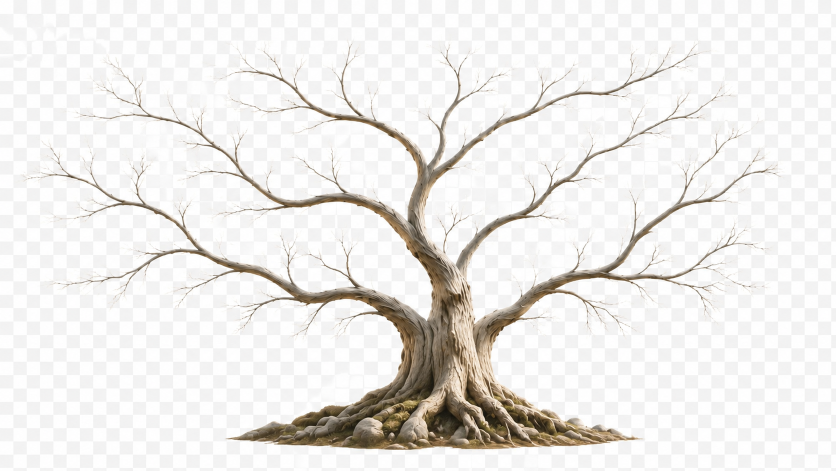
#> input picture src/assets/family-tree/processed/ChatGPT Image Jul 1, 2026, 12_03_34 AM.png, 1672 x 941 px, found by its file name (shown at 1/2 size)
$ python process_chatgpt_trunk.py
#> lines starting #> are read from the running program, lines starting #| are printed output that depends on the picture; after the words box and inside, x2 and y2 are one past the last pixel; in counts of white or black regions, pixels touching at a corner belong together
#!/usr/bin/env python3
"""One-off: clean checkerboard from ChatGPT trunk replacement image."""

from __future__ import annotations

import shutil
import sys
from collections import Counter, deque
from pathlib import Path

import numpy as np
from PIL import Image

ROOT = Path(__file__).resolve().parents[1]
SRC = ROOT / "frontend" / "src" / "assets" / "family-tree" / "processed" / (
    "ChatGPT Image Jul 1, 2026, 12_03_34 AM.png"
)
BACKUP = ROOT / "frontend" / "src" / "assets" / "family-tree" / "raw" / (
    "ChatGPT Image Jul 1, 2026, 12_03_34 AM.png"
)
OUT = SRC
PREVIEW_IMG = ROOT / "frontend" / "public" / "previews" / "chatgpt-trunk-cleaned.png"
PREVIEW_HTML = ROOT / "frontend" / "public" / "previews" / "chatgpt-trunk-cleaned.html"

HARD_TOL = 20.0
SOFT_TOL = 36.0
FLOOD_TOL = 34.0
DEFRINGE_TOL = 18.0
DEFRINGE_MAX_ALPHA = 210


def detect_checker_colors(rgb: np.ndarray) -> tuple[np.ndarray, np.ndarray]:
    h, w, _ = rgb.shape
    border = max(3, min(h, w) // 24)
    samples: list[np.ndarray] = []
    for y in range(border):
        for x in range(w):
            samples.append(rgb[y, x])
    for y in range(h - border, h):
        for x in range(w):
            samples.append(rgb[y, x])
    for y in range(h):
        for x in range(border):
            samples.append(rgb[y, x])
        for x in range(w - border, w):
            samples.append(rgb[y, x])
    samples.extend([rgb[0, 0], rgb[0, w - 1], rgb[h - 1, 0], rgb[h - 1, w - 1]])

    quant = [tuple((px // 8) * 8) for px in samples]
    top = [np.array(c, dtype=np.uint8) for c, _ in Counter(quant).most_common(6)]
    best = (top[0], top[1] if len(top) > 1 else np.array([192, 192, 192], dtype=np.uint8))
    best_dist = -1.0
    for i in range(len(top)):
        for j in range(i + 1, len(top)):
            d = float(np.linalg.norm(top[i].astype(float) - top[j].astype(float)))
            if d > best_dist:
                best_dist = d
                best = (top[i], top[j])
    c1, c2 = best
    if float(np.mean(c1)) < float(np.mean(c2)):
        c1, c2 = c2, c1
    return c1, c2


def checker_distance(rgb: np.ndarray, c1: np.ndarray, c2: np.ndarray) -> np.ndarray:
    rgbf = rgb.astype(np.float32)
    d1 = np.linalg.norm(rgbf - c1.astype(np.float32), axis=2)
    d2 = np.linalg.norm(rgbf - c2.astype(np.float32), axis=2)
    return np.minimum(d1, d2)


def border_flood(mask: np.ndarray) -> np.ndarray:
    h, w = mask.shape
    bg = np.zeros((h, w), dtype=bool)
    q: deque[tuple[int, int]] = deque()

    def seed(y: int, x: int) -> None:
        if mask[y, x]:
            q.append((y, x))

    for x in range(w):
        seed(0, x)
        seed(h - 1, x)
    for y in range(h):
        seed(y, 0)
        seed(y, w - 1)

    while q:
        y, x = q.popleft()
        if bg[y, x] or not mask[y, x]:
            continue
        bg[y, x] = True
        if y > 0:
            q.append((y - 1, x))
        if y < h - 1:
            q.append((y + 1, x))
        if x > 0:
            q.append((y, x - 1))
        if x < w - 1:
            q.append((y, x + 1))
    return bg


def is_protected_foreground(rgb: np.ndarray) -> np.ndarray:
    r = rgb[:, :, 0].astype(np.int16)
    g = rgb[:, :, 1].astype(np.int16)
    b = rgb[:, :, 2].astype(np.int16)
    warm = (r >= g - 6) & (g >= b - 10)
    gold = (r > 140) & (g > 110) & (b < 175) & warm
    ivory = (r > 200) & (g > 190) & (b > 160) & (r - b > 12)
    bark = (r > 45) & (r < 200) & (g > 35) & (b > 25) & (r >= g - 5)
    return gold | ivory | bark


def clean(rgb: np.ndarray) -> np.ndarray:
    c1, c2 = detect_checker_colors(rgb)
    print(f"Checker colors: {c1.tolist()} / {c2.tolist()}")
    dist = checker_distance(rgb, c1, c2)
    protected = is_protected_foreground(rgb)
    bg = border_flood(dist <= FLOOD_TOL)

    alpha = np.full(dist.shape, 255, dtype=np.uint8)
    alpha[bg & (dist <= HARD_TOL)] = 0
    feather = bg & (dist > HARD_TOL) & (dist < SOFT_TOL)
    if np.any(feather):
        alpha[feather] = np.clip(
            ((dist[feather] - HARD_TOL) / max(SOFT_TOL - HARD_TOL, 1e-6)) * 255.0,
            0,
            255,
        ).astype(np.uint8)

    alpha[protected & ~bg] = 255

    semi = (alpha > 0) & (alpha < DEFRINGE_MAX_ALPHA)
    neutral = (
        (np.abs(rgb[:, :, 0].astype(int) - rgb[:, :, 1].astype(int)) < 10)
        & (np.abs(rgb[:, :, 1].astype(int) - rgb[:, :, 2].astype(int)) < 10)
    )
    halo = semi & neutral & (dist <= DEFRINGE_TOL) & ~is_protected_foreground(rgb)
    dilated_bg = bg.copy()
    for _ in range(3):
        dilated_bg[1:, :] |= dilated_bg[:-1, :]
        dilated_bg[:-1, :] |= dilated_bg[1:, :]
        dilated_bg[:, 1:] |= dilated_bg[:, :-1]
        dilated_bg[:, :-1] |= dilated_bg[:, 1:]
    alpha[halo & dilated_bg] = 0

    return np.dstack([rgb, alpha])


def write_preview_html() -> None:
    PREVIEW_HTML.parent.mkdir(parents=True, exist_ok=True)
    PREVIEW_HTML.write_text(
        """<!DOCTYPE html>
<html lang="ar" dir="rtl">
<head>
  <meta charset="UTF-8" />
  <title>ChatGPT Trunk — Background Removal Preview</title>
  <style>
    body { font-family: system-ui, sans-serif; margin: 24px; background: #f3efe6; color: #2f3628; }
    h1 { font-size: 1.25rem; margin-bottom: 8px; }
    p { color: #5c6652; font-size: 0.9rem; margin-bottom: 24px; }
    .grid { display: grid; grid-template-columns: repeat(auto-fit, minmax(280px, 1fr)); gap: 20px; }
    .panel { border-radius: 12px; overflow: hidden; border: 1px solid #d8d2c6; }
    .label { padding: 10px 12px; font-size: 0.85rem; font-weight: 600; background: #fff; }
    .stage { min-height: 280px; display: flex; align-items: center; justify-content: center; padding: 16px; }
    img { max-width: 100%; max-height: 360px; object-fit: contain; }
    .white { background: #ffffff; }
    .dark { background: #2f3628; }
    .green { background: #6f8a57; }
  </style>
</head>
<body>
  <h1>معاينة الجذع — خلفية شفافة</h1>
  <p>للمراجعة فقط. لم يتم تحديث أصول الإنتاج بعد.</p>
  <div class="grid">
    <div class="panel">
      <div class="label">أبيض</div>
      <div class="stage white"><img src="./chatgpt-trunk-cleaned.png" alt="on white" /></div>
    </div>
    <div class="panel">
      <div class="label">داكن</div>
      <div class="stage dark"><img src="./chatgpt-trunk-cleaned.png" alt="on dark" /></div>
    </div>
    <div class="panel">
      <div class="label">أخضر</div>
      <div class="stage green"><img src="./chatgpt-trunk-cleaned.png" alt="on green" /></div>
    </div>
  </div>
</body>
</html>
""",
        encoding="utf-8",
    )


def main() -> int:
    if not SRC.is_file():
        print(f"Source not found: {SRC}")
        return 1

    BACKUP.parent.mkdir(parents=True, exist_ok=True)
    if not BACKUP.exists():
        shutil.copy2(SRC, BACKUP)
        print(f"Backup saved -> {BACKUP}")

    with Image.open(SRC) as img:
#> img is the input picture: PIL image 1672x941 RGB; mean R, G, B 236.2, 234.2, 231.7
        rgb = np.array(img.convert("RGB"))
        size = img.size

    print(f"Processing {size[0]}x{size[1]} ...")
#> (printed output is left out)
    rgba = clean(rgb)
#> after the loop in detect_checker_colors, `for y in range(border):`: samples = 65208 items
#> after the loop in detect_checker_colors, `for y in range(h - border, h):`: samples = 130416 items
#> after the loop in detect_checker_colors, `for y in range(h):`: samples = 203814 items
#> in detect_checker_colors, `quant = [tuple((px // 8) * 8) for px in samples]`: quant = 203818 items
#> in detect_checker_colors, `top = [np.array(c, dtype=np.uint8) for c, _ in Counter(quant).most_com..`: top = [[248, 248, 248], [240, 240, 240], [232, 232, 232], [240, 240, 248], [240, 248, 248], [240, 248, 240]]
#> in detect_checker_colors, `best = (top[0], top[1] if len(top) > 1 else np.array([192, 192, 192], ..`: best = ([248, 248, 248], [240, 240, 240])
#> the loop in detect_checker_colors, `for i in range(len(top)):` made 6 passes
#> after the loop in detect_checker_colors, `for i in range(len(top)):`: best = ([248, 248, 248], [232, 232, 232]); best_dist = 27.71
#> in detect_checker_colors, `c1, c2 = best`: c1 = [248, 248, 248]; c2 = [232, 232, 232]
#> in clean, `c1, c2 = detect_checker_colors(rgb)`: c1 = [248, 248, 248]; c2 = [232, 232, 232]
#| Checker colors: [248, 248, 248] / [232, 232, 232]
#> in checker_distance, `d1 = np.linalg.norm(rgbf - c1.astype(np.float32), axis=2)`:
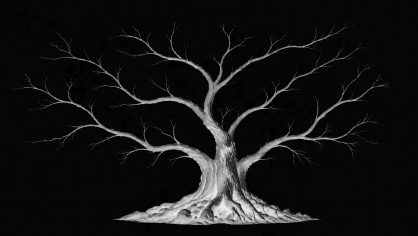
#> d1: shape (941, 1672) float32 (shown at 1/4 size); min 0, max 417.5, mean 32.9; drawn with min black and max white
#> in is_protected_foreground, `warm = (r >= g - 6) & (g >= b - 10)`:
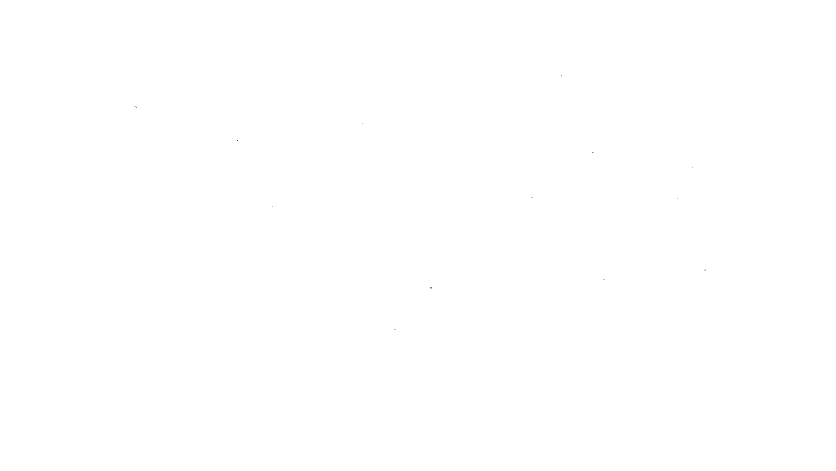
#> warm: shape (941, 1672) bool (shown at 1/2 size); 100% white; black in thin lines or dots, all inside (x1, y1, x2, y2) = (269, 151, 1411, 660)
#> in is_protected_foreground, `gold = (r > 140) & (g > 110) & (b < 175) & warm`:
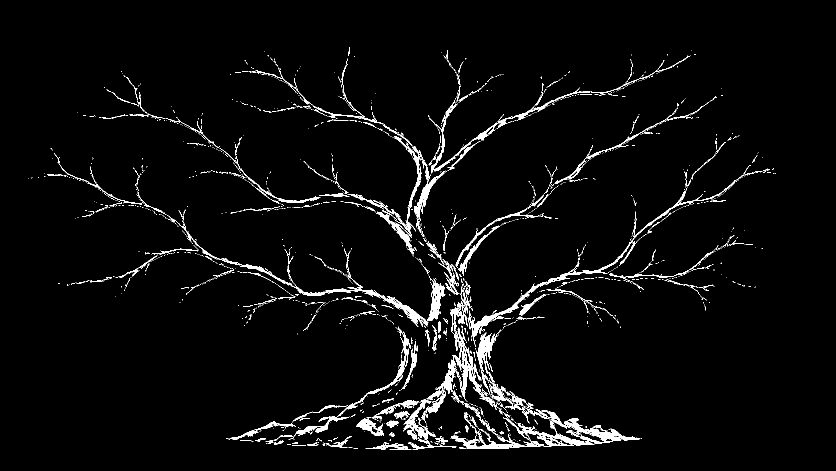
#> gold: shape (941, 1672) bool (shown at 1/2 size); 3.6% white; 1834 white regions (1634 under 20 px), largest, box (x1, y1, x2, y2) and area: (843, 602, 1280, 898) 11957, (334, 430, 889, 654) 4444, (935, 345, 1508, 694) 3715
#> after the loop in border_flood, `while q:`:
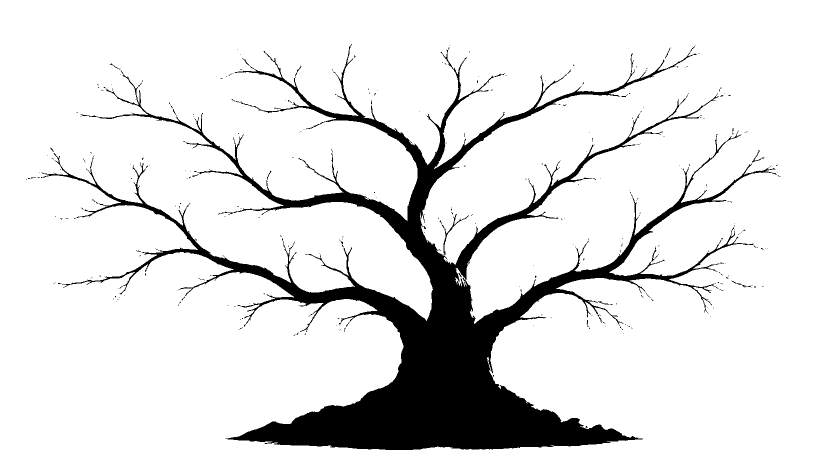
#> bg: shape (941, 1672) bool (shown at 1/2 size); 88.9% white; 319 black regions (305 under 20 px), largest, box (x1, y1, x2, y2) and area: (82, 88, 1555, 900) 172359, (884, 428, 938, 510) 308, (1504, 300, 1529, 325) 85
#> in clean, `feather = bg & (dist > HARD_TOL) & (dist < SOFT_TOL)`:
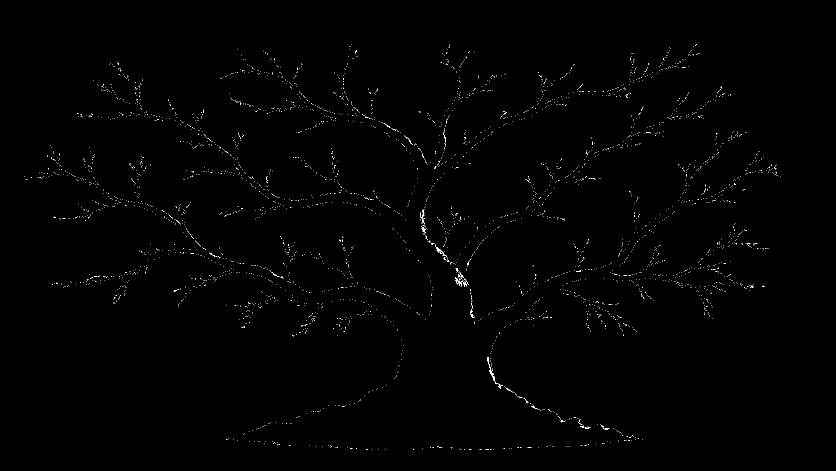
#> feather: shape (941, 1672) bool (shown at 1/2 size); 0.39% white in thin lines or dots, all inside (x1, y1, x2, y2) = (48, 88, 1561, 900)
#> in clean, `alpha[feather] = np.clip( ((dist[feather] - HARD_TOL) / max(SOFT_TOL -..`:
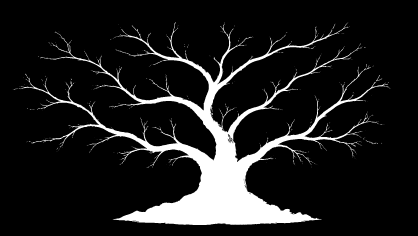
#> alpha: shape (941, 1672) (shown at 1/4 size); min 0, max 255, mean 28.7
#> after the loop in clean, `for _ in range(3):`:
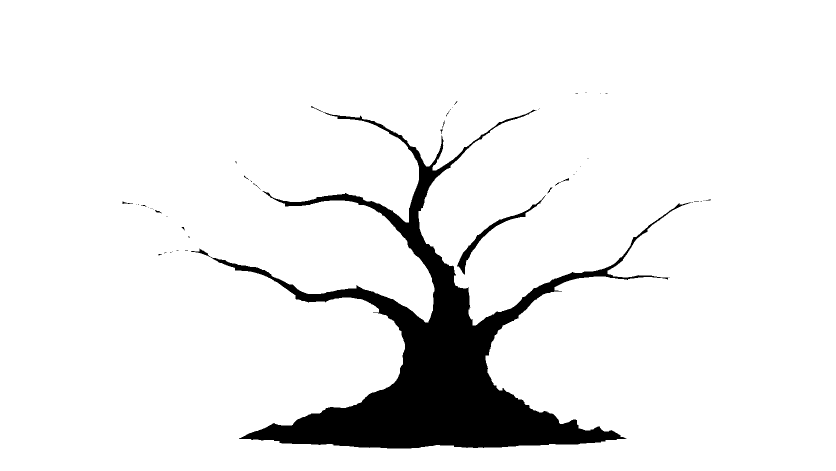
#> dilated_bg: shape (941, 1672) bool (shown at 1/2 size); 92.5% white; 51 black regions (43 under 20 px), largest, box (x1, y1, x2, y2) and area: (382, 212, 1382, 897) 115538, (914, 390, 1092, 550) 1993, (1110, 356, 1138, 372) 58

    transparent_pct = 100.0 * float(np.sum(rgba[:, :, 3] < 250)) / rgba[:, :, 3].size
#> transparent_pct = 88.92
    print(f"Transparent pixels: {transparent_pct:.1f}%")
#| Transparent pixels: 88.9%

    out_img = Image.fromarray(rgba.astype(np.uint8), mode="RGBA")
    out_img.save(OUT, format="PNG")
    print(f"Saved cleaned -> {OUT}")

    PREVIEW_IMG.parent.mkdir(parents=True, exist_ok=True)
    out_img.save(PREVIEW_IMG, format="PNG")
    print(f"Preview copy -> {PREVIEW_IMG}")

    write_preview_html()
    print(f"Preview HTML -> {PREVIEW_HTML}")
    print("Open: http://localhost:5173/previews/chatgpt-trunk-cleaned.html")
    return 0


if __name__ == "__main__":
    sys.exit(main())
#> (the program exits here)

$ run again, with src/assets/family-tree/processed/foliage-clusters.png.png copied over src/assets/family-tree/processed/ChatGPT Image Jul 1, 2026, 12_03_34 AM.png
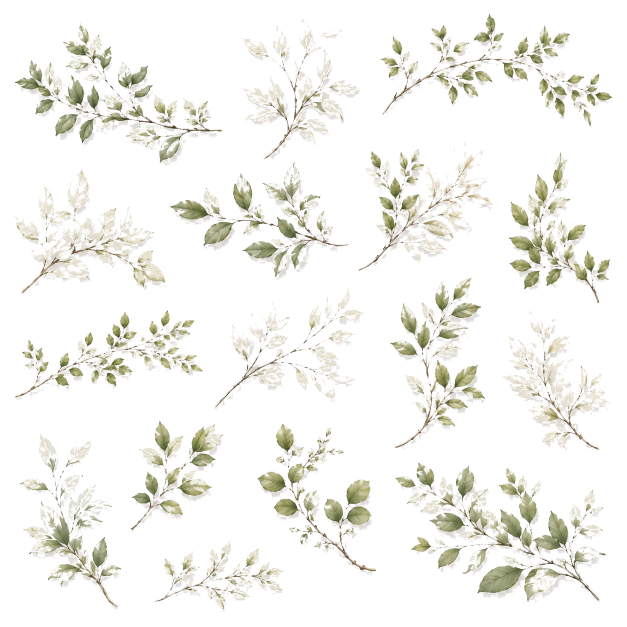
#> input picture src/assets/family-tree/processed/foliage-clusters.png.png, 1254 x 1254 px, found by its file name (shown at 1/2 size)
#> in main, img is the input picture: PIL image 1254x1254 RGBA; mean R, G, B, A 236, 235.1, 229.4, 45.2
#> (printed output is left out)
#> after the loop in detect_checker_colors, `for y in range(border):`: samples = 65208 items
#> after the loop in detect_checker_colors, `for y in range(h - border, h):`: samples = 130416 items
#> after the loop in detect_checker_colors, `for y in range(h):`: samples = 260832 items
#> quant = 260836 items
#> top = [[248, 248, 248], [240, 240, 240], [232, 232, 232], [248, 248, 240], [248, 240, 240], [240, 240, 248]]
#> in detect_checker_colors, `best = (top[0], top[1] if len(top) > 1 else np.array([192, 192, 192], ..`: best = ([248, 248, 248], [240, 240, 240])
#> the loop in detect_checker_colors, `for i in range(len(top)):` made 6 passes
#> after the loop in detect_checker_colors, `for i in range(len(top)):`: best = ([248, 248, 248], [232, 232, 232]); best_dist = 27.71
#> in detect_checker_colors, `c1, c2 = best`: c1 = [248, 248, 248]; c2 = [232, 232, 232]
#> in clean, `c1, c2 = detect_checker_colors(rgb)`: c1 = [248, 248, 248]; c2 = [232, 232, 232]
#| Checker colors: [248, 248, 248] / [232, 232, 232]
#> warm: shape (1254, 1254) bool; 99.2% white; 830 black regions (740 under 20 px), largest, box (x1, y1, x2, y2) and area: (1101, 1056, 1135, 1097) 602, (115, 1048, 139, 1087) 567, (516, 486, 553, 513) 470
#> gold: shape (1254, 1254) bool; 8% white; 2893 white regions (2386 under 20 px), largest, box (x1, y1, x2, y2) and area: (73, 1003, 138, 1107) 1864, (962, 1131, 1029, 1183) 1863, (969, 1021, 1043, 1092) 1745
#> ivory: shape (1254, 1254) bool; 9.3% white; 2686 white regions (2050 under 20 px), largest, box (x1, y1, x2, y2) and area: (67, 414, 310, 562) 9416, (1003, 671, 1148, 845) 8497, (849, 301, 985, 457) 5411
#> bark: shape (1254, 1254) bool; 8.8% white; 1322 white regions (939 under 20 px), largest, box (x1, y1, x2, y2) and area: (74, 1002, 242, 1214) 5899, (919, 994, 1069, 1148) 4853, (1048, 1060, 1200, 1203) 4444
#> feather: shape (1254, 1254) bool; 2.6% white in thin lines or dots
#> semi: shape (1254, 1254) bool; 2.4% white in thin lines or dots
#> neutral: shape (1254, 1254) bool; 81% white; 480 black regions (247 under 20 px), largest, box (x1, y1, x2, y2) and area: (47, 1001, 243, 1215) 13480, (1017, 347, 1199, 606) 11100, (717, 309, 962, 542) 10854
#> halo: shape (1254, 1254) bool; every value is 0
#> after the loop in clean, `for _ in range(3):`:
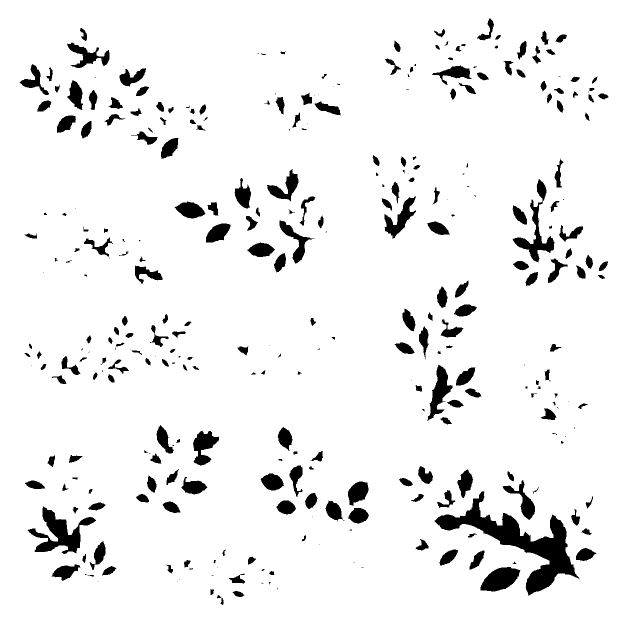
#> dilated_bg: shape (1254, 1254) bool (shown at 1/2 size); 93.4% white; 322 black regions (78 under 20 px), largest, box (x1, y1, x2, y2) and area: (869, 983, 1160, 1192) 14461, (55, 1013, 192, 1108) 4678, (1025, 358, 1109, 525) 3160
#> in clean, `return np.dstack([rgb, alpha])`:
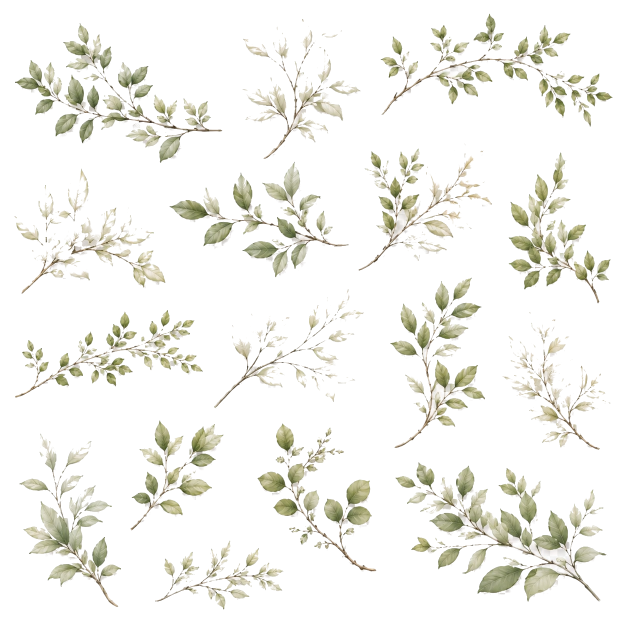
#> returned value: shape (1254, 1254, 4) (shown at 1/2 size); mean of channels 0, 1, 2, 3 236, 235.1, 229.4, 42.4; transparent parts drawn white
#> transparent_pct = 84.37
#| Transparent pixels: 84.4%
